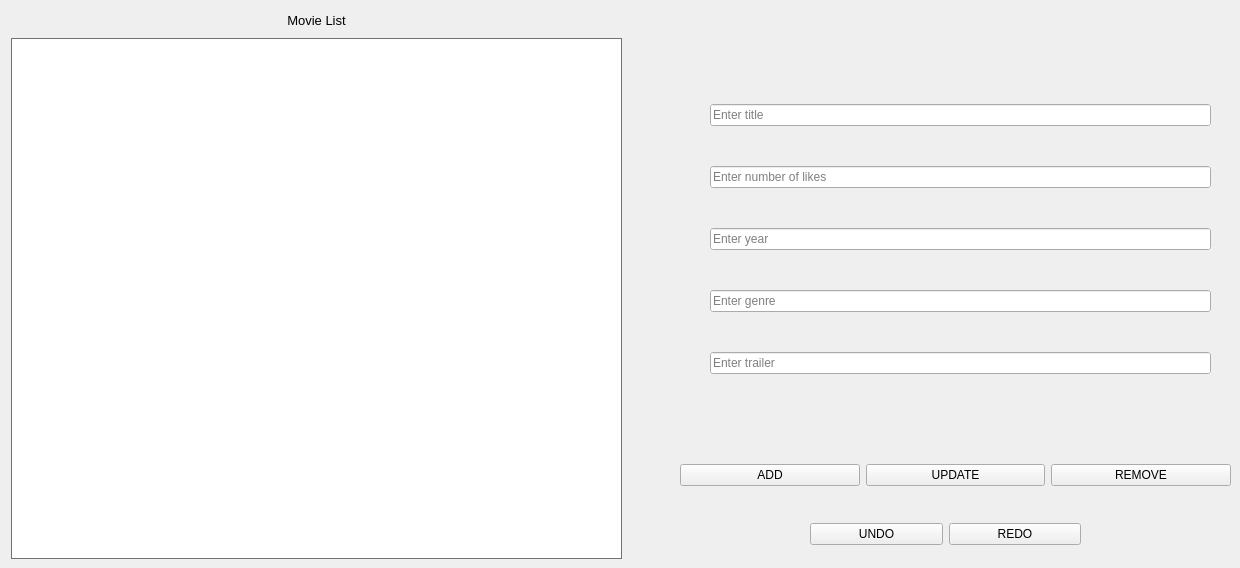
    <widget class="QWidget" name="admin_mode">
     <attribute name="icon">
      <iconset theme="appointment-missed"/>
     </attribute>
     <attribute name="title">
      <string>Admin Mode</string>
     </attribute>
     <widget class="QLabel" name="label">
      <property name="geometry">
       <rect>
        <x>11</x>
        <y>11</y>
        <width>611</width>
        <height>20</height>
       </rect>
      </property>
      <property name="minimumSize">
       <size>
        <width>181</width>
        <height>0</height>
       </size>
      </property>
      <property name="maximumSize">
       <size>
        <width>16777215</width>
        <height>20</height>
       </size>
      </property>
      <property name="palette">
       <palette>
        <active>
         <colorrole role="Button">
          <brush brushstyle="SolidPattern">
           <color alpha="255">
            <red>255</red>
            <green>255</green>
            <blue>255</blue>
           </color>
          </brush>
         </colorrole>
        </active>
        <inactive>
         <colorrole role="Button">
          <brush brushstyle="SolidPattern">
           <color alpha="255">
            <red>255</red>
            <green>255</green>
            <blue>255</blue>
           </color>
          </brush>
         </colorrole>
        </inactive>
        <disabled>
         <colorrole role="Button">
          <brush brushstyle="SolidPattern">
           <color alpha="255">
            <red>255</red>
            <green>255</green>
            <blue>255</blue>
           </color>
          </brush>
         </colorrole>
        </disabled>
       </palette>
      </property>
      <property name="text">
       <string>&lt;html&gt;&lt;head/&gt;&lt;body&gt;&lt;p align=&quot;center&quot;&gt;&lt;span style=&quot; font-size:10pt;&quot;&gt;Movie List&lt;/span&gt;&lt;/p&gt;&lt;/body&gt;&lt;/html&gt;</string>
      </property>
      <property name="textFormat">
       <enum>Qt::MarkdownText</enum>
      </property>
     </widget>
     <widget class="QListWidget" name="movieList">
      <property name="geometry">
       <rect>
        <x>11</x>
        <y>38</y>
        <width>611</width>
        <height>521</height>
       </rect>
      </property>
      <property name="palette">
       <palette>
        <active>
         <colorrole role="Dark">
          <brush brushstyle="SolidPattern">
           <color alpha="255">
            <red>0</red>
            <green>0</green>
            <blue>0</blue>
           </color>
          </brush>
         </colorrole>
         <colorrole role="Mid">
          <brush brushstyle="SolidPattern">
           <color alpha="255">
            <red>245</red>
            <green>245</green>
            <blue>245</blue>
           </color>
          </brush>
         </colorrole>
         <colorrole role="BrightText">
          <brush brushstyle="SolidPattern">
           <color alpha="255">
            <red>255</red>
            <green>255</green>
            <blue>255</blue>
           </color>
          </brush>
         </colorrole>
         <colorrole role="Base">
          <brush brushstyle="SolidPattern">
           <color alpha="255">
            <red>255</red>
            <green>255</green>
            <blue>255</blue>
           </color>
          </brush>
         </colorrole>
         <colorrole role="Window">
          <brush brushstyle="SolidPattern">
           <color alpha="255">
            <red>148</red>
            <green>148</green>
            <blue>148</blue>
           </color>
          </brush>
         </colorrole>
         <colorrole role="Shadow">
          <brush brushstyle="SolidPattern">
           <color alpha="255">
            <red>255</red>
            <green>255</green>
            <blue>255</blue>
           </color>
          </brush>
         </colorrole>
        </active>
        <inactive>
         <colorrole role="Dark">
          <brush brushstyle="SolidPattern">
           <color alpha="255">
            <red>0</red>
            <green>0</green>
            <blue>0</blue>
           </color>
          </brush>
         </colorrole>
         <colorrole role="Mid">
          <brush brushstyle="SolidPattern">
           <color alpha="255">
            <red>245</red>
            <green>245</green>
            <blue>245</blue>
           </color>
          </brush>
         </colorrole>
         <colorrole role="BrightText">
          <brush brushstyle="SolidPattern">
           <color alpha="255">
            <red>255</red>
            <green>255</green>
            <blue>255</blue>
           </color>
          </brush>
         </colorrole>
         <colorrole role="Base">
          <brush brushstyle="SolidPattern">
           <color alpha="255">
            <red>255</red>
            <green>255</green>
            <blue>255</blue>
           </color>
          </brush>
         </colorrole>
         <colorrole role="Window">
          <brush brushstyle="SolidPattern">
           <color alpha="255">
            <red>148</red>
            <green>148</green>
            <blue>148</blue>
           </color>
          </brush>
         </colorrole>
         <colorrole role="Shadow">
          <brush brushstyle="SolidPattern">
           <color alpha="255">
            <red>255</red>
            <green>255</green>
            <blue>255</blue>
           </color>
          </brush>
         </colorrole>
        </inactive>
        <disabled>
         <colorrole role="WindowText">
          <brush brushstyle="SolidPattern">
           <color alpha="255">
            <red>0</red>
            <green>0</green>
            <blue>0</blue>
           </color>
          </brush>
         </colorrole>
         <colorrole role="Dark">
          <brush brushstyle="SolidPattern">
           <color alpha="255">
            <red>0</red>
            <green>0</green>
            <blue>0</blue>
           </color>
          </brush>
         </colorrole>
         <colorrole role="Mid">
          <brush brushstyle="SolidPattern">
           <color alpha="255">
            <red>245</red>
            <green>245</green>
            <blue>245</blue>
           </color>
          </brush>
         </colorrole>
         <colorrole role="Text">
          <brush brushstyle="SolidPattern">
           <color alpha="255">
            <red>0</red>
            <green>0</green>
            <blue>0</blue>
           </color>
          </brush>
         </colorrole>
         <colorrole role="BrightText">
          <brush brushstyle="SolidPattern">
           <color alpha="255">
            <red>255</red>
            <green>255</green>
            <blue>255</blue>
           </color>
          </brush>
         </colorrole>
         <colorrole role="ButtonText">
          <brush brushstyle="SolidPattern">
           <color alpha="255">
            <red>0</red>
            <green>0</green>
            <blue>0</blue>
           </color>
          </brush>
         </colorrole>
         <colorrole role="Base">
          <brush brushstyle="SolidPattern">
           <color alpha="255">
            <red>148</red>
            <green>148</green>
            <blue>148</blue>
           </color>
          </brush>
         </colorrole>
         <colorrole role="Window">
          <brush brushstyle="SolidPattern">
           <color alpha="255">
            <red>148</red>
            <green>148</green>
            <blue>148</blue>
           </color>
          </brush>
         </colorrole>
         <colorrole role="Shadow">
          <brush brushstyle="SolidPattern">
           <color alpha="255">
            <red>255</red>
            <green>255</green>
            <blue>255</blue>
           </color>
          </brush>
         </colorrole>
        </disabled>
       </palette>
      </property>
     </widget>
     <widget class="QWidget" name="layoutWidget">
      <property name="geometry">
       <rect>
        <x>710</x>
        <y>70</y>
        <width>501</width>
        <height>341</height>
       </rect>
      </property>
      <layout class="QVBoxLayout" name="verticalLayout">
       <item>
        <widget class="QLineEdit" name="titleLine">
         <property name="autoFillBackground">
          <bool>true</bool>
         </property>
         <property name="placeholderText">
          <string>Enter title</string>
         </property>
        </widget>
       </item>
       <item>
        <widget class="QLineEdit" name="likesLine">
         <property name="autoFillBackground">
          <bool>true</bool>
         </property>
         <property name="placeholderText">
          <string>Enter number of likes</string>
         </property>
        </widget>
       </item>
       <item>
        <widget class="QLineEdit" name="yearLine">
         <property name="autoFillBackground">
          <bool>true</bool>
         </property>
         <property name="placeholderText">
          <string>Enter year </string>
         </property>
        </widget>
       </item>
       <item>
        <widget class="QLineEdit" name="genreLine">
         <property name="autoFillBackground">
          <bool>true</bool>
         </property>
         <property name="placeholderText">
          <string>Enter genre</string>
         </property>
        </widget>
       </item>
       <item>
        <widget class="QLineEdit" name="trailerLine">
         <property name="autoFillBackground">
          <bool>true</bool>
         </property>
         <property name="placeholderText">
          <string>Enter trailer</string>
         </property>
        </widget>
       </item>
      </layout>
     </widget>
     <widget class="QWidget" name="layoutWidget">
      <property name="geometry">
       <rect>
        <x>680</x>
        <y>450</y>
        <width>551</width>
        <height>51</height>
       </rect>
      </property>
      <layout class="QHBoxLayout" name="horizontalLayout">
       <item>
        <widget class="QPushButton" name="addButton">
         <property name="text">
          <string>ADD</string>
         </property>
        </widget>
       </item>
       <item>
        <widget class="QPushButton" name="updateButton">
         <property name="text">
          <string>UPDATE</string>
         </property>
        </widget>
       </item>
       <item>
        <widget class="QPushButton" name="deleteButton_ADMIN">
         <property name="text">
          <string>REMOVE</string>
         </property>
        </widget>
       </item>
      </layout>
     </widget>
     <widget class="QWidget" name="layoutWidget">
      <property name="geometry">
       <rect>
        <x>810</x>
        <y>520</y>
        <width>271</width>
        <height>28</height>
       </rect>
      </property>
      <layout class="QHBoxLayout" name="horizontalLayout_6">
       <item>
        <widget class="QPushButton" name="undoButton">
         <property name="text">
          <string>UNDO</string>
         </property>
        </widget>
       </item>
       <item>
        <widget class="QPushButton" name="redoButton">
         <property name="text">
          <string>REDO</string>
         </property>
        </widget>
       </item>
      </layout>
     </widget>
    </widget>
